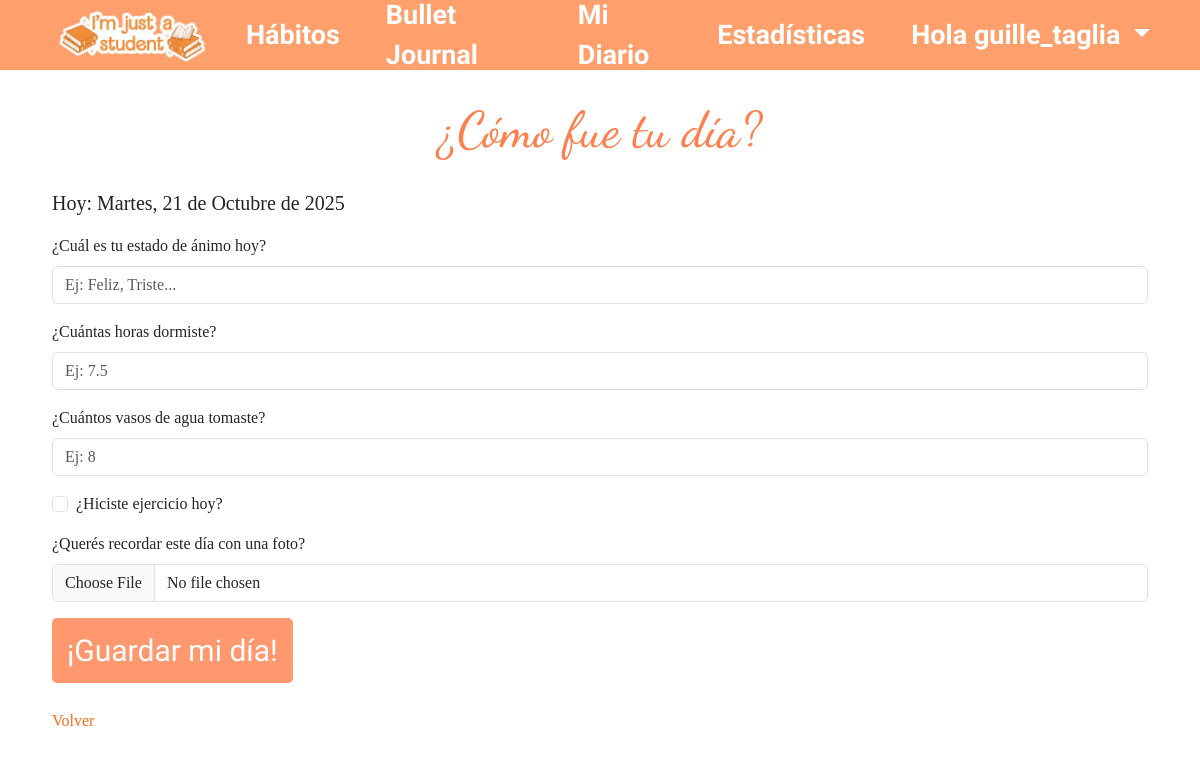
Page /journals/new_journal/ (signed in) on the earlier database version.
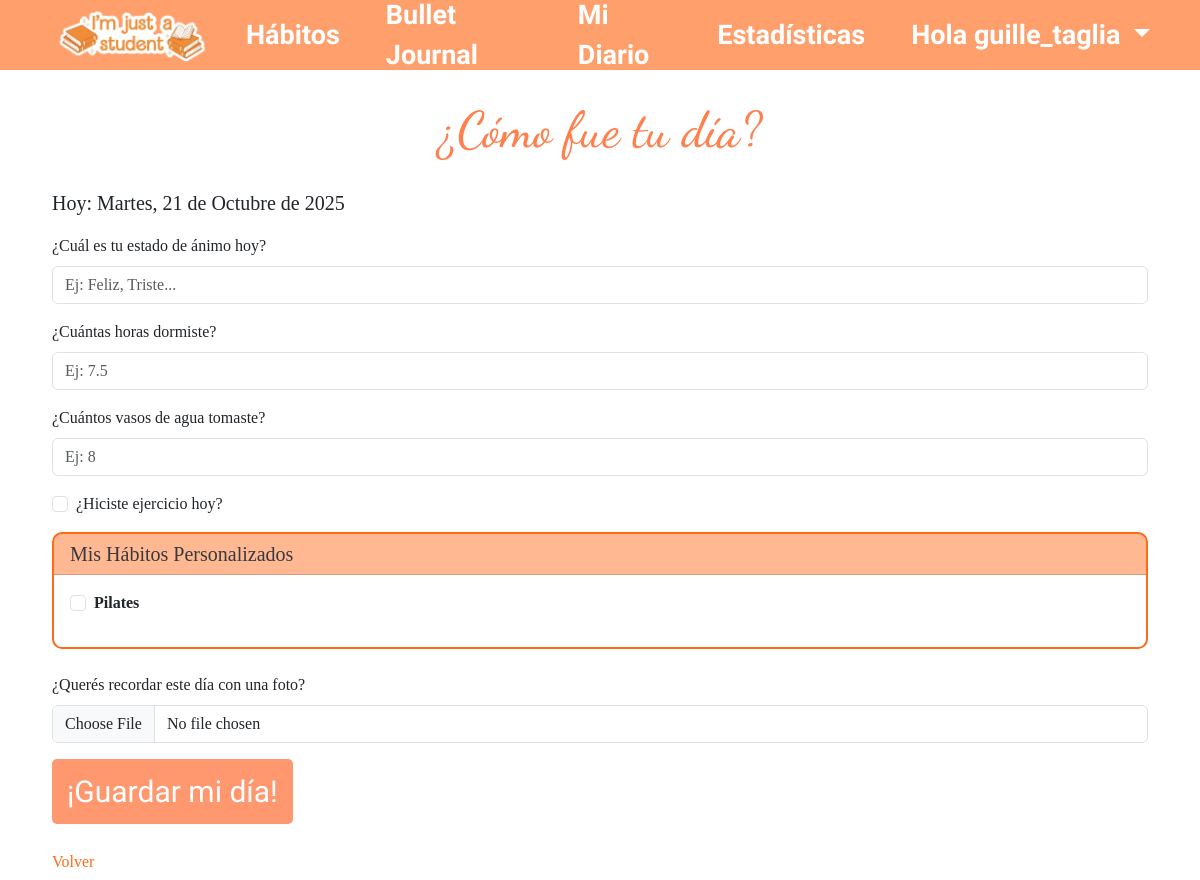
Same page on the later database version.
### bullet_journal/models.py (models this page shows, shortened)
class CustomHabit(models.Model):
    TYPE_CHOICES = [
        ('boolean', 'Sí/No'),
        ('integer', 'Número'),
    ]
    user = models.ForeignKey(User, on_delete=models.CASCADE, related_name='custom_habits')
    name = models.CharField(max_length=100)
    description = models.TextField(blank=True, null=True)
    type = models.CharField(max_length=10, choices=TYPE_CHOICES)
    created_at = models.DateTimeField(auto_now_add=True)
    is_active = models.BooleanField(default=True)
    goal_value = models.IntegerField(null=True, blank=True)  # Valor objetivo (si aplica)
    unit = models.CharField(max_length=20, blank=True, null=True)  #
    class Meta:
        unique_together = ('user', 'name')
        ordering = ['-created_at']

### bullet_journal/views/journal_views.py (the view)
# urls.py: path('journals/new_journal/', journal_create, name='journal_create'),
@login_required
def journal_create(request):
    print(f"DEBUG: Iniciando journal_create - Método: {request.method}")
    if request.method == 'POST':
        print(f"DEBUG: Usuario: {request.user}")
        form = JournalForm(request.POST, request.FILES, user=request.user)
        if form.is_valid():
            date = form.cleaned_data['date']
            print(f"DEBUG: Fecha: {date}")
            existing_count = Journal.objects.filter(user=request.user, date=date).count()
            print(f"DEBUG: Journals existentes para {date}: {existing_count}")
            try:
                journal = Journal.objects.get(user=request.user, date=date)
                print(f"DEBUG: Journal existente encontrado ID: {journal.id}")
                journal.mood = form.cleaned_data['mood']
                journal.sleep_hours = form.cleaned_data.get('sleep_hours')
                journal.water_glasses = form.cleaned_data.get('water_glasses')
                journal.exercise = form.cleaned_data.get('exercise', False)
                if form.cleaned_data.get('image'):
                    journal.image = form.cleaned_data['image']
                custom_habits_data = {}
                for field_name, value in form.cleaned_data.items():
                    if field_name.startswith('habit_'):
                        custom_habits_data[field_name] = value
                journal.custom_habits_data = custom_habits_data
                journal.save()
                print(f"DEBUG: Journal actualizado exitosamente")
                action = "actualizado"
            except Journal.DoesNotExist:
                print(f"DEBUG: Creando nuevo journal")
                custom_habits_data = {}
                for field_name, value in form.cleaned_data.items():
                    if field_name.startswith('habit_'):
                        custom_habits_data[field_name] = value
                journal = Journal(
                    user=request.user,
                    date=date,
                    mood=form.cleaned_data['mood'],
                    sleep_hours=form.cleaned_data.get('sleep_hours'),
                    water_glasses=form.cleaned_data.get('water_glasses'),
                    exercise=form.cleaned_data.get('exercise', False),
                    custom_habits_data=custom_habits_data
                )
                if form.cleaned_data.get('image'):
                    journal.image = form.cleaned_data['image']
                journal.save()
                print(f"DEBUG: Nuevo journal creado ID: {journal.id}")
                action = "creado"
            except Exception as e:
                print(f"DEBUG: Error inesperado: {type(e).__name__}: {e}")
                import traceback
                traceback.print_exc()
                messages.error(request, f"Error al guardar: {e}")
                return render(request, 'bullet_journal/journal/new_journal.html', {
                    'form': form,
                    'custom_habits': CustomHabit.objects.filter(user=request.user, is_active=True)
                })
            messages.success(request, f"Journal {action} correctamente 🎉")
            return redirect('journal_list')
        else:
            print(f"DEBUG: Errores del formulario: {form.errors}")
    else:
        form = JournalForm(user=request.user)
        today = timezone.now().date()
        existing_journal = Journal.objects.filter(user=request.user, date=today).first()
        if existing_journal:
            form = JournalForm(instance=existing_journal, user=request.user)
            load_custom_habits_data(form, request.user, today)
    custom_habits = CustomHabit.objects.filter(user=request.user, is_active=True)
    return render(request, 'bullet_journal/journal/new_journal.html', {
        'form': form,
        'custom_habits': custom_habits
    })

### bullet_journal/forms.py (shortened to what this page needs)
class JournalForm(forms.ModelForm):
    class Meta:
        model = Journal
        fields = ['date', 'mood', 'sleep_hours', 'water_glasses', 'exercise', 'image']
        widgets = {
            'date': forms.DateInput(attrs={'type': 'date'}),
            'mood': forms.TextInput(attrs={'placeholder': 'ej: feliz, cansado, motivado'}),
            'sleep_hours': forms.NumberInput(attrs={'step': '0.5', 'min': '0', 'max': '24'}),
            'water_glasses': forms.NumberInput(attrs={'min': '0'}),
        }
    def __init__(self, *args, user=None, **kwargs):
        super().__init__(*args, **kwargs)
        if user:
            custom_habits = CustomHabit.objects.filter(user=user, is_active=True)
            for habit in custom_habits:
                field_name = f'habit_{habit.id}'
                if habit.type == 'boolean':
                    self.fields[field_name] = forms.BooleanField(
                        required=False,
                        label=habit.name,
                        help_text=habit.description
                    )

### bullet_journal/templates/bullet_journal/journal/new_journal.html (shortened to what this page needs)
{% extends "header.html" %}
{% block extra_head %}
{% load static %}
<link rel="stylesheet" href="{% static 'bullet_journal/css/styles.css' %}">
{% endblock %}
{% block contenido %}
<div class="container mt-5">
    <div class="journal-form">
        <h1>¿Cómo fue tu día?</h1>
        <p id="hoy-texto" class="fs-5 mb-3">Hoy:</p>
        <form method="post" enctype="multipart/form-data">
            <div class="mb-3">
                <label for="mood" class="form-label">¿Cuál es tu estado de ánimo hoy?</label>
                <input type="text" class="form-control" id="mood" name="mood" maxlength="50" placeholder="Ej: Feliz, Triste...">
            </div>
            <div class="mb-3">
                <label for="sleep_hours" class="form-label">¿Cuántas horas dormiste?</label>
                <input type="number" class="form-control" id="sleep_hours" name="sleep_hours" step="0.1" placeholder="Ej: 7.5">
            </div>
            <div class="mb-3">
                <label for="water_glasses" class="form-label">¿Cuántos vasos de agua tomaste?</label>
                <input type="number" class="form-control" id="water_glasses" name="water_glasses" placeholder="Ej: 8">
            </div>
            <div class="mb-3 form-check">
                <input type="checkbox" class="form-check-input form-check-input-orange" id="exercise" name="exercise">
                <label class="form-check-label" for="exercise">¿Hiciste ejercicio hoy?</label>
            </div>
            {% if custom_habits %}
            <div class="card mb-4 border-orange">
                <div class="card-header bg-orange-light">
                    <h5 class="mb-0">Mis Hábitos Personalizados</h5>
                </div>
                <div class="card-body">
                    {% for habit in custom_habits %}
                    <div class="mb-3">
                        {% if habit.type == 'boolean' %}
                            <div class="form-check">
                                <input type="checkbox" class="form-check-input form-check-input-orange"
                                       id="habit_{{ habit.id }}"
                                       name="habit_{{ habit.id }}"
                                       value="true">
                                <label class="form-check-label" for="habit_{{ habit.id }}">
                                    <strong>{{ habit.name }}</strong>
                                </label>
                            </div>
                        {% endif %}
                    </div>
                    {% endfor %}
                </div>
            </div>
            {% endif %}
            <div class="mb-3">
                <label for="image" class="form-label">¿Querés recordar este día con una foto?</label>
                <input type="file" class="form-control" id="image" name="image" accept="image/*">
            </div>
            <div class= "d-flex gap-2 flex-wrap">
                <button type="submit" class="btn btn-primary">¡Guardar mi día!</button>
            </div>
        </form>
        <a href="{% url 'journal_list' %}" class="link-orange">Volver</a>
    </div>
</div>
{% endblock %}

Differences in the rows shown:
now on this page (row edited): CustomHabit: name "Pilates"
Other differences:
text now shown: "Mis Hábitos Personalizados"
